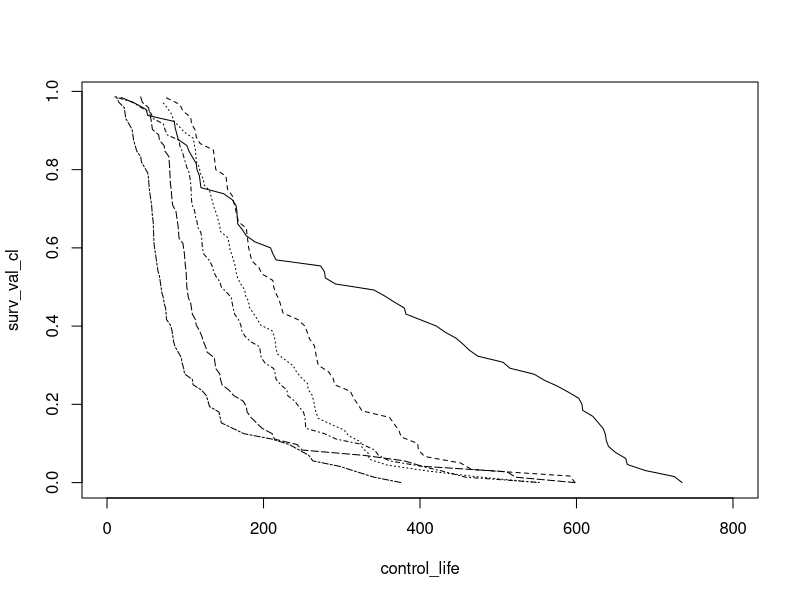

The R script that drew this image:
#Page 381

control_life = c(18, 36, 50, 52, 86, 87, 89, 91,
                 102, 105, 114, 114, 115, 118, 119, 120,
                 149, 160, 165, 166, 167, 167, 173, 178,
                 189, 209, 212, 216, 273, 278, 279, 292,
                 341, 355, 367, 380, 382, 421, 421, 432,
                 446, 455, 463, 474, 506, 515, 546, 559,
                 576, 590, 603, 607, 608, 621, 634, 634,
                 637, 638, 641, 650, 663, 665, 688, 725,
                 735)
dose_1 = c(76, 93, 97, 107, 108, 113, 114, 119,
           136, 137, 138, 139, 152, 154, 154, 160,
           164, 164, 166, 168, 178, 179, 181, 181,
           183, 185, 194, 198, 212, 213, 216, 220,
           225, 225, 244, 253, 256, 259, 265, 268,
           268, 270, 283, 289, 291, 311, 315, 326,
           326, 361, 373, 373, 376, 397, 398, 406,
           452, 466, 592, 598)

dose_2 = c(72, 72, 78, 83, 85, 99, 99, 110,
           113, 113, 114, 114, 118, 119, 123, 124,
           131, 133, 135, 137, 140, 142, 144, 145,
           154, 156, 157, 162, 162, 164, 165, 167,
           171, 176, 177, 181, 182, 187, 192, 196,
           211, 214, 216, 216, 218, 228, 238, 242,
           248, 256, 257, 262, 264, 267, 267, 270,
           286, 303, 309, 324, 326, 334, 335, 358,
           409, 473, 550)

dose_3 = c(10, 33, 44, 56, 59, 72, 74, 77,
           92, 93, 96, 100, 100, 102, 105, 107,
           107, 108, 108, 108, 109, 112, 113, 115,
           116, 120, 121, 122, 122, 124, 130, 134,
           136, 139, 144, 146, 153, 159, 160, 163,
           163, 168, 171, 172, 176, 183, 195, 196,
           197, 202, 213, 215, 216, 222, 230, 231,
           240, 245, 251, 253, 254, 254, 278, 293,
           327, 342, 347, 361, 402, 432, 458, 555)

dose_4 = c(43, 45, 53, 56, 56, 57, 58, 66,
           67, 73, 74, 79, 80, 80, 81, 81,
           81, 82, 83, 83, 84, 88, 89, 91,
           91, 92, 92, 97, 99, 99, 100, 100,
           101, 102, 102, 102, 103, 104, 107, 108,
           109, 113, 114, 118, 121, 123, 126, 128,
           137, 138, 139, 144, 145, 147, 156, 162,
           174, 178, 179, 184, 191, 198, 211, 214,
           243, 249, 329, 380, 403, 511, 522, 598)

dose_5 = c(12, 15, 22, 24, 24, 32, 32, 33,
           34, 38, 38, 43, 44, 48, 52, 53,
           54, 54, 55, 56, 57, 58, 58, 59,
           60, 60, 60, 60, 61, 62, 63, 65,
           65, 67, 68, 70, 70, 72, 73, 75,
           76, 76, 81, 83, 84, 85, 87, 91,
           95, 96, 98, 99, 109, 110, 121, 127,
           129, 131, 143, 146, 146, 175, 175, 211,
           233, 258, 258, 263, 297, 341, 341, 376)

emp_fn_cl = ecdf(control_life)
emp_fn_d1 = ecdf(dose_1)
emp_fn_d2 = ecdf(dose_2)
emp_fn_d3 = ecdf(dose_3)
emp_fn_d4 = ecdf(dose_4)
emp_fn_d5 = ecdf(dose_5)

emp_val_cl = (emp_fn_cl(control_life))
emp_val_d1 = emp_fn_d1(dose_1)
emp_val_d2 = emp_fn_d2(dose_2)
emp_val_d3 = emp_fn_d3(dose_3)
emp_val_d4 = emp_fn_d4(dose_4)
emp_val_d5 = emp_fn_d5(dose_5)

surv_val_cl = 1 - emp_val_cl
surv_val_d1 = 1 - emp_val_d1
surv_val_d2 = 1 - emp_val_d2
surv_val_d3 = 1 - emp_val_d3
surv_val_d4 = 1 - emp_val_d4
surv_val_d5 = 1 - emp_val_d5


plot(x = control_life, y =surv_val_cl, type = "l", xlim = c(0,800))
lines(x = dose_1, y =surv_val_d1, type = "l", xlim = c(0,800), lty = 2, add = TRUE)
lines(x = dose_2, y =surv_val_d2, type = "l", xlim = c(0,800), lty = 3, add = TRUE)
lines(x = dose_3, y =surv_val_d3, type = "l", xlim = c(0,800), lty = 4, add = TRUE)
lines(x = dose_4, y =surv_val_d4, type = "l", xlim = c(0,800), lty = 5, add = TRUE)
lines(x = dose_5, y =surv_val_d5, type = "l", xlim = c(0,800), lty = 6, add = TRUE)
